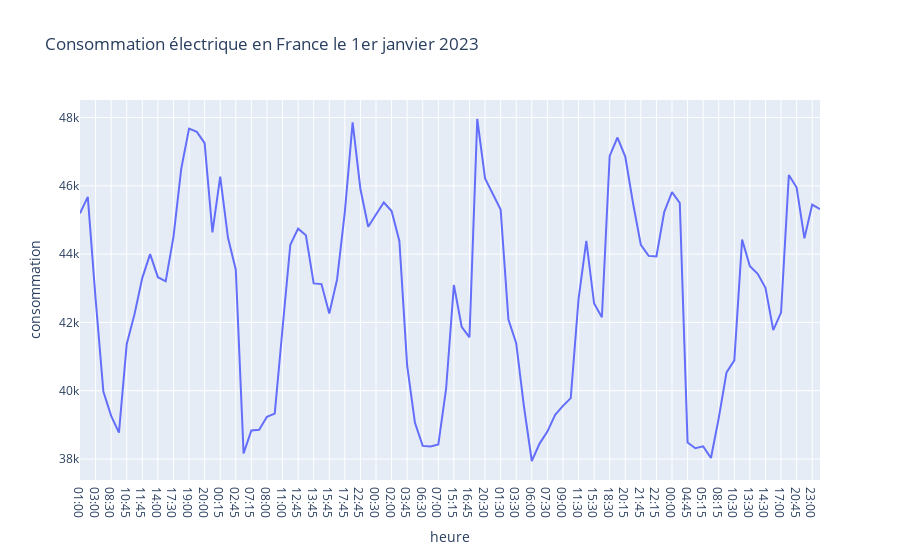

Notebook source saved alongside this figure:
### Code cell
## Creation d'un premier graphique plotly

fig = px.line(df, x="heure", y="consommation", title='Consommation électrique en France le 1er janvier 2023')

fig.show()

### Figure 1 — Plotly figure (JSON) as saved in the notebook; plotly's stock layout.template omitted (floating-point values rounded to 4 significant figures)
{"data": [{"hovertemplate": "heure=%{x}<br>consommation=%{y}<extra></extra>", "legendgroup": "", "line": {"color": "#636efa", "dash": "solid"}, "marker": {"symbol": "circle"}, "mode": "lines", "name": "", "orientation": "v", "showlegend": false, "type": "scatter", "x": ["01:00", "01:15", "03:00", "04:00", "08:30", "09:15", "10:45", "11:15", "11:45", "12:00", "14:00", "14:45", "17:30", "18:15", "19:00", "19:45", "20:00", "21:30", "00:15", "00:45", "02:45", "05:30", "07:15", "07:45", "08:00", "09:30", "11:00", "12:30", "12:45", "13:00", "13:45", "15:00", "15:45", "17:15", "17:45", "19:30", "22:45", "23:30", "00:30", "01:45", "02:00", "02:30", "03:45", "04:30", "06:30", "06:45", "07:00", "10:00", "15:15", "16:30", "16:45", "19:15", "20:30", "21:00", "01:30", "03:15", "03:30", "04:15", "06:00", "06:15", "07:30", "08:45", "09:00", "09:45", "11:30", "12:15", "15:30", "16:00", "18:30", "18:45", "20:15", "21:15", "21:45", "22:00", "22:15", "23:45", "00:00", "02:15", "04:45", "05:00", "05:15", "05:45", "08:15", "10:15", "10:30", "13:15", "13:30", "14:15", "14:30", "16:15", "17:00", "18:00", "20:45", "22:30", "23:00", "23:15"], "xaxis": "x", "y": [45197, 45675, 42697, 39975, 39263, 38773, 41370, 42243, 43306, 44001, 43325, 43203, 44504, 46505, 47677, 47582, 47252, 44636, 46269, 44479, 43544, 38166, 38835, 38856, 39238, 39331, 41823, 44275, 44746, 44553, 43143, 43122, 42263, 43253, 45239, 47859, 45908, 44802, 45159, 45512, 45261, 44384, 40733, 39058, 38384, 38364, 38424, 40059, 43096, 41874, 41564, 47957, 46219, 45750, 45308, 42083, 41394, 39527, 37942, 38452, 38802, 39293, 39557, 39784, 42684, 44387, 42554, 42150, 46877, 47415, 46856, 45490, 44272, 43948, 43934, 45231, 45816, 45497, 38482, 38316, 38371, 38031, 39196, 40536, 40889, 44424, 43647, 43423, 43015, 41774, 42287, 46315, 45950, 44463, 45451, 45315], "yaxis": "y"}], "layout": {"legend": {"tracegroupgap": 0}, "title": {"text": "Consommation électrique en France le 1er janvier 2023"}, "xaxis": {"anchor": "y", "domain": [0, 1], "title": {"text": "heure"}}, "yaxis": {"anchor": "x", "domain": [0, 1], "title": {"text": "consommation"}}}}
